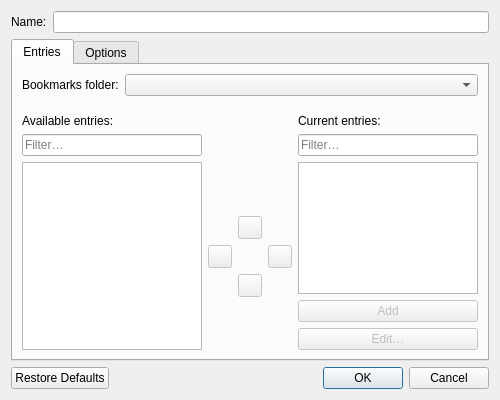
<?xml version="1.0" encoding="UTF-8"?>
<ui version="4.0">
 <class>Otter::ToolBarDialog</class>
 <widget class="QDialog" name="Otter::ToolBarDialog">
  <property name="geometry">
   <rect>
    <x>0</x>
    <y>0</y>
    <width>500</width>
    <height>400</height>
   </rect>
  </property>
  <property name="windowTitle">
   <string>Edit Toolbar</string>
  </property>
  <layout class="QVBoxLayout" name="verticalLayout">
   <item>
    <layout class="QFormLayout" name="formLayout">
     <item row="0" column="0">
      <widget class="QLabel" name="titleLabel">
       <property name="text">
        <string>Name:</string>
       </property>
       <property name="buddy">
        <cstring>titleLineEdit</cstring>
       </property>
      </widget>
     </item>
     <item row="0" column="1">
      <widget class="QLineEdit" name="titleLineEdit">
       <property name="text">
        <string/>
       </property>
      </widget>
     </item>
    </layout>
   </item>
   <item>
    <widget class="QTabWidget" name="tabWidget">
     <property name="currentIndex">
      <number>0</number>
     </property>
     <widget class="QWidget" name="entriesTab">
      <attribute name="title">
       <string>Entries</string>
      </attribute>
      <layout class="QVBoxLayout" name="entriesLayout">
       <property name="spacing">
        <number>0</number>
       </property>
       <property name="leftMargin">
        <number>0</number>
       </property>
       <property name="topMargin">
        <number>0</number>
       </property>
       <property name="rightMargin">
        <number>0</number>
       </property>
       <property name="bottomMargin">
        <number>0</number>
       </property>
       <item>
        <widget class="QWidget" name="bookmarksWidget" native="true">
         <layout class="QFormLayout" name="bookmarksLayout">
          <item row="0" column="0">
           <widget class="QLabel" name="folderLabel">
            <property name="text">
             <string>Bookmarks folder:</string>
            </property>
            <property name="buddy">
             <cstring>folderComboBox</cstring>
            </property>
           </widget>
          </item>
          <item row="0" column="1">
           <widget class="Otter::BookmarksComboBoxWidget" name="folderComboBox"/>
          </item>
         </layout>
        </widget>
       </item>
       <item>
        <widget class="QWidget" name="entriesEditorWidget" native="true">
         <layout class="QGridLayout" name="entriesEditorLayout" columnstretch="2,1,2">
          <property name="spacing">
           <number>6</number>
          </property>
          <item row="3" column="2">
           <layout class="QVBoxLayout" name="currentEntriesLayout">
            <item>
             <widget class="Otter::ItemViewWidget" name="currentEntriesItemView">
              <property name="editTriggers">
               <set>QAbstractItemView::NoEditTriggers</set>
              </property>
              <property name="dragEnabled">
               <bool>true</bool>
              </property>
              <property name="dragDropMode">
               <enum>QAbstractItemView::DragDrop</enum>
              </property>
              <property name="defaultDropAction">
               <enum>Qt::MoveAction</enum>
              </property>
              <attribute name="headerVisible">
               <bool>false</bool>
              </attribute>
             </widget>
            </item>
            <item>
             <widget class="QPushButton" name="addEntryButton">
              <property name="enabled">
               <bool>false</bool>
              </property>
              <property name="text">
               <string>Add</string>
              </property>
             </widget>
            </item>
            <item>
             <widget class="QPushButton" name="editEntryButton">
              <property name="enabled">
               <bool>false</bool>
              </property>
              <property name="text">
               <string>Edit…</string>
              </property>
             </widget>
            </item>
           </layout>
          </item>
          <item row="1" column="2">
           <widget class="QLabel" name="currentEntriesLabel">
            <property name="text">
             <string>Current entries:</string>
            </property>
           </widget>
          </item>
          <item row="3" column="1">
           <layout class="QGridLayout" name="buttonsLayout">
            <item row="2" column="0">
             <widget class="QToolButton" name="removeButton">
              <property name="enabled">
               <bool>false</bool>
              </property>
              <property name="toolTip">
               <string notr="true">Remove</string>
              </property>
              <property name="shortcut">
               <string notr="true">Del</string>
              </property>
             </widget>
            </item>
            <item row="2" column="3">
             <widget class="QToolButton" name="addButton">
              <property name="enabled">
               <bool>false</bool>
              </property>
              <property name="toolTip">
               <string notr="true">Add</string>
              </property>
              <property name="shortcut">
               <string notr="true">Return</string>
              </property>
             </widget>
            </item>
            <item row="2" column="2">
             <spacer name="centerSpacer">
              <property name="orientation">
               <enum>Qt::Horizontal</enum>
              </property>
              <property name="sizeType">
               <enum>QSizePolicy::Minimum</enum>
              </property>
              <property name="sizeHint" stdset="0">
               <size>
                <width>0</width>
                <height>0</height>
               </size>
              </property>
             </spacer>
            </item>
            <item row="3" column="2">
             <widget class="QToolButton" name="moveDownButton">
              <property name="enabled">
               <bool>false</bool>
              </property>
              <property name="toolTip">
               <string notr="true">Move Down</string>
              </property>
              <property name="shortcut">
               <string notr="true">Down</string>
              </property>
             </widget>
            </item>
            <item row="1" column="2">
             <widget class="QToolButton" name="moveUpButton">
              <property name="enabled">
               <bool>false</bool>
              </property>
              <property name="toolTip">
               <string notr="true">Move Up</string>
              </property>
              <property name="shortcut">
               <string notr="true">Up</string>
              </property>
             </widget>
            </item>
            <item row="0" column="2">
             <spacer name="upSpacer">
              <property name="orientation">
               <enum>Qt::Vertical</enum>
              </property>
              <property name="sizeHint" stdset="0">
               <size>
                <width>0</width>
                <height>0</height>
               </size>
              </property>
             </spacer>
            </item>
            <item row="4" column="2">
             <spacer name="downSpacer">
              <property name="orientation">
               <enum>Qt::Vertical</enum>
              </property>
              <property name="sizeHint" stdset="0">
               <size>
                <width>0</width>
                <height>0</height>
               </size>
              </property>
             </spacer>
            </item>
           </layout>
          </item>
          <item row="1" column="0">
           <widget class="QLabel" name="availableEntriesLabel">
            <property name="text">
             <string>Available entries:</string>
            </property>
           </widget>
          </item>
          <item row="2" column="0">
           <widget class="QLineEdit" name="availableEntriesFilterLineEdit">
            <property name="placeholderText">
             <string>Filter…</string>
            </property>
            <property name="clearButtonEnabled">
             <bool>true</bool>
            </property>
           </widget>
          </item>
          <item row="2" column="2">
           <widget class="QLineEdit" name="currentEntriesFilterLineEdit">
            <property name="placeholderText">
             <string>Filter…</string>
            </property>
            <property name="clearButtonEnabled">
             <bool>true</bool>
            </property>
           </widget>
          </item>
          <item row="3" column="0">
           <widget class="Otter::ItemViewWidget" name="availableEntriesItemView">
            <property name="editTriggers">
             <set>QAbstractItemView::NoEditTriggers</set>
            </property>
            <property name="showDropIndicator" stdset="0">
             <bool>false</bool>
            </property>
            <property name="dragEnabled">
             <bool>true</bool>
            </property>
            <property name="dragDropMode">
             <enum>QAbstractItemView::DragDrop</enum>
            </property>
            <property name="defaultDropAction">
             <enum>Qt::CopyAction</enum>
            </property>
            <attribute name="headerVisible">
             <bool>false</bool>
            </attribute>
           </widget>
          </item>
         </layout>
        </widget>
       </item>
      </layout>
     </widget>
     <widget class="QWidget" name="optionsTab">
      <attribute name="title">
       <string>Options</string>
      </attribute>
      <layout class="QFormLayout" name="optionsLayout">
       <item row="1" column="0">
        <widget class="QLabel" name="normalVisibilityLabel">
         <property name="text">
          <string>Visibility:</string>
         </property>
         <property name="buddy">
          <cstring>normalVisibilityComboBox</cstring>
         </property>
        </widget>
       </item>
       <item row="1" column="1">
        <widget class="QComboBox" name="normalVisibilityComboBox"/>
       </item>
       <item row="2" column="0">
        <widget class="QLabel" name="fullScreenVisibilityLabel">
         <property name="text">
          <string>Visibility in full screen mode:</string>
         </property>
         <property name="buddy">
          <cstring>fullScreenVisibilityComboBox</cstring>
         </property>
        </widget>
       </item>
       <item row="2" column="1">
        <widget class="QComboBox" name="fullScreenVisibilityComboBox"/>
       </item>
       <item row="3" column="0">
        <widget class="QLabel" name="buttonStyleLabel">
         <property name="text">
          <string>Button style:</string>
         </property>
         <property name="buddy">
          <cstring>buttonStyleComboBox</cstring>
         </property>
        </widget>
       </item>
       <item row="3" column="1">
        <widget class="QComboBox" name="buttonStyleComboBox"/>
       </item>
       <item row="4" column="0">
        <widget class="QLabel" name="iconSizeLabel">
         <property name="text">
          <string>Icon size:</string>
         </property>
         <property name="buddy">
          <cstring>iconSizeSpinBox</cstring>
         </property>
        </widget>
       </item>
       <item row="4" column="1">
        <widget class="QSpinBox" name="iconSizeSpinBox">
         <property name="specialValueText">
          <string>Auto</string>
         </property>
         <property name="suffix">
          <string> px</string>
         </property>
         <property name="maximum">
          <number>1024</number>
         </property>
         <property name="singleStep">
          <number>22</number>
         </property>
        </widget>
       </item>
       <item row="5" column="0">
        <widget class="QLabel" name="maximumButtonSizeLbel">
         <property name="text">
          <string>Maximum size of item:</string>
         </property>
         <property name="buddy">
          <cstring>maximumButtonSizeSpinBox</cstring>
         </property>
        </widget>
       </item>
       <item row="5" column="1">
        <widget class="QSpinBox" name="maximumButtonSizeSpinBox">
         <property name="specialValueText">
          <string>No limit</string>
         </property>
         <property name="suffix">
          <string> px</string>
         </property>
         <property name="maximum">
          <number>2048</number>
         </property>
        </widget>
       </item>
      </layout>
     </widget>
    </widget>
   </item>
   <item>
    <widget class="QDialogButtonBox" name="buttonBox">
     <property name="orientation">
      <enum>Qt::Horizontal</enum>
     </property>
     <property name="standardButtons">
      <set>QDialogButtonBox::Cancel|QDialogButtonBox::Ok|QDialogButtonBox::RestoreDefaults</set>
     </property>
    </widget>
   </item>
  </layout>
 </widget>
 <customwidgets>
  <customwidget>
   <class>Otter::ItemViewWidget</class>
   <extends>QTreeView</extends>
   <header>src/ui/ItemViewWidget.h</header>
  </customwidget>
  <customwidget>
   <class>Otter::BookmarksComboBoxWidget</class>
   <extends>QComboBox</extends>
   <header>src/ui/BookmarksComboBoxWidget.h</header>
  </customwidget>
 </customwidgets>
 <tabstops>
  <tabstop>availableEntriesFilterLineEdit</tabstop>
  <tabstop>availableEntriesItemView</tabstop>
  <tabstop>currentEntriesFilterLineEdit</tabstop>
  <tabstop>currentEntriesItemView</tabstop>
  <tabstop>moveUpButton</tabstop>
  <tabstop>addButton</tabstop>
  <tabstop>moveDownButton</tabstop>
  <tabstop>removeButton</tabstop>
  <tabstop>addEntryButton</tabstop>
  <tabstop>editEntryButton</tabstop>
 </tabstops>
 <resources/>
 <connections>
  <connection>
   <sender>buttonBox</sender>
   <signal>accepted()</signal>
   <receiver>Otter::ToolBarDialog</receiver>
   <slot>accept()</slot>
   <hints>
    <hint type="sourcelabel">
     <x>257</x>
     <y>490</y>
    </hint>
    <hint type="destinationlabel">
     <x>157</x>
     <y>274</y>
    </hint>
   </hints>
  </connection>
  <connection>
   <sender>buttonBox</sender>
   <signal>rejected()</signal>
   <receiver>Otter::ToolBarDialog</receiver>
   <slot>reject()</slot>
   <hints>
    <hint type="sourcelabel">
     <x>325</x>
     <y>490</y>
    </hint>
    <hint type="destinationlabel">
     <x>286</x>
     <y>274</y>
    </hint>
   </hints>
  </connection>
 </connections>
</ui>
